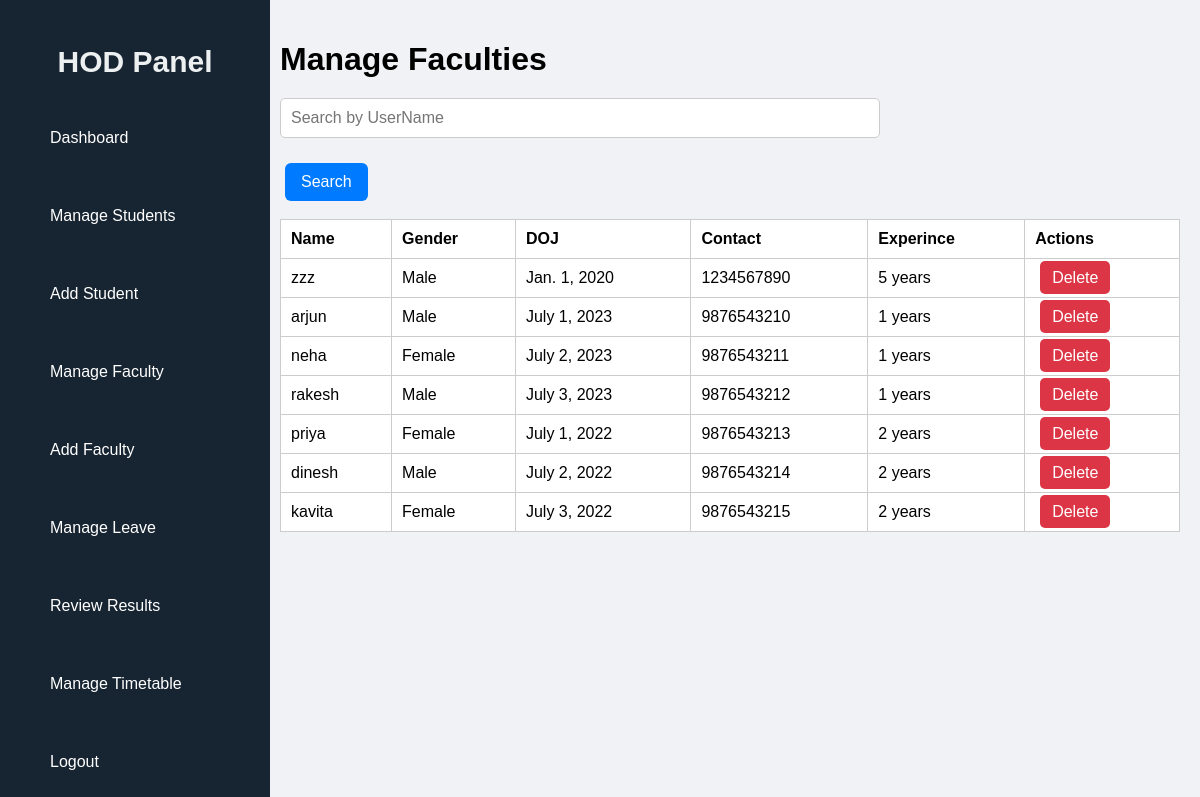
Page /hod/manage-faculty/ (signed in) on the committed database.
### CMS/models.py (models this page shows, shortened)
class Faculty(models.Model):
    GENDER_CHOICES = (
        ('Male', 'Male'),
        ('Female', 'Female'),
        ('Other', 'Other'),
    )
    user = models.OneToOneField(CustomUser, on_delete=models.CASCADE)
    department = models.ForeignKey(Department, on_delete=models.CASCADE)
    contact_number = models.CharField(max_length=15,unique=True)
    gender = models.CharField(max_length=10, choices=GENDER_CHOICES)
    address = models.TextField()
    DOJ = models.DateField()
    @property
    def experience(self):
        if self.DOJ:
            today = date.today()
            return today.year - self.DOJ.year - ((today.month, today.day) < (self.DOJ.month, self.DOJ.day))
        return 0

class CustomUser(AbstractUser):
    USER_ROLES = (
        ('student', 'Student'),
        ('faculty', 'Faculty'),
        ('hod', 'HOD'),
    )
    user_type = models.CharField(max_length=10, choices=USER_ROLES, default='student')
    email = models.EmailField(unique=True)
    role = models.CharField(max_length=10, choices=USER_ROLES)

### CMS/views.py (the view)
# urls.py: path('hod/manage-faculty/', views.manage_faculty, name='manage_faculty'),
@login_required
def manage_faculty(request):
    hod_department = request.user.hod.department
    username = request.GET.get('username', '').strip()
    faculties = Faculty.objects.filter(department=hod_department)
    if username:
        faculties = faculties.filter(username__icontains=username)
    return render(request, "hod_manage_faculty.html", {
        "faculties": faculties,
        "username": username,
    })

### CMS/templates/hod_manage_faculty.html (shortened to what this page needs)
{% load static %}
<!DOCTYPE html>
<html lang="en">
<head>
  <link rel="stylesheet" href="{% static 'css/hod_manage.css' %}">
  <link rel="stylesheet" href="{% static 'css/sidebar.css' %}">
</head>
<body>
  <div class="dashboard-container">
  {% include 'hod_sidebar.html' %}
  <div class="main-content">
  <h1>Manage Faculties</h1>
<form method="get" action="">
<input type="text" name="username" placeholder="Search by UserName" value="{{ username }}"><br>
<button type="submit">Search</button>
  <br>
</form>
  <br>
  <table>
    <thead>
      <tr>
        <th>Name</th>
        <th>Gender</th>
        <th>DOJ</th>
        <th>Contact</th>
        <th>Experince</th>
        <th>Actions</th>
      </tr>
    </thead>
    <tbody>
      {% for faculty in faculties %}
        <tr>
          <td>{{ faculty.user.username }}</td>
          <td>{{ faculty.gender }}</td>
          <td>{{ faculty.DOJ }}</td>
          <td>{{ faculty.contact_number }}</td>
          <td>{{ faculty.experience }} years</td>
          <td>
            <a href="{% url 'delete_faculty' faculty.id %}" class="btn delete" onclick="return confirm('Are you sure you want to delete this Faculty?');">Delete</a>
          </td>
        </tr>
      {% empty %}
        <tr><td colspan="7">No Faculty found.</td></tr>
      {% endfor %}
    </tbody>
  </table>
  <br>
  </div>
</div>
</body>
</html>

### CMS/static/css/hod_manage.css (style rules this page uses)
body { margin: 0; font-family: 'Segoe UI', Tahoma, Geneva, Verdana, sans-serif; background-color: #f4f6f9; }
.main-content { margin-left: 260px; padding: 20px; flex-grow: 1; overflow-y: auto; }
h1 { margin-bottom: 20px; }
input[type="text"] { padding: 8px; width: 250px; border-radius: 5px; border: 1px solid #ccc; }
button, .btn { padding: 8px 12px; background-color: #007bff; color: white; border: none; border-radius: 5px; text-decoration: none; margin-left: 5px; cursor: pointer; }
.btn.delete { background-color: #dc3545; }
table { width: 100%; border-collapse: collapse; background-color: white; }
table th, table td { padding: 10px; border: 1px solid #ccc; text-align: left; }
form { max-width: 600px; margin-top: 20px; }
form input[type="text"], form input[type="number"], form input[type="date"], form input[type="email"], form input[type="password"], form select, form textarea { width: 100%; padding: 10px; border: 1px solid #ccc; border-radius: 5px; font-size: 16px; box-sizing: border-box; margin-bottom: 15px; }
form button[type="submit"], form .btn { padding: 10px 16px; font-size: 16px; background-color: #007bff; color: white; border: none; border-radius: 6px; cursor: pointer; margin-top: 10px; text-decoration: none; display: inline-block; }

### CMS/static/css/sidebar.css (style rules this page uses)
body { margin: 0; font-family: Arial, sans-serif; background-color: #f0f2f5; }
.dashboard-container { display: flex; height: 100vh; }
.main-content { margin-left: 260px; padding: 20px; flex-grow: 1; overflow-y: auto; }

### rows in the picture
Faculty: user.username "zzz", gender "Male", DOJ "Jan. 1, 2020", contact_number "1234567890", experience "5"
Faculty: user.username "arjun", gender "Male", DOJ "July 1, 2023", contact_number "9876543210", experience "1"
Faculty: user.username "neha", gender "Female", DOJ "July 2, 2023", contact_number "9876543211", experience "1"
Faculty: user.username "rakesh", gender "Male", DOJ "July 3, 2023", contact_number "9876543212", experience "1"
Faculty: user.username "priya", gender "Female", DOJ "July 1, 2022", contact_number "9876543213", experience "2"
Faculty: user.username "dinesh", gender "Male", DOJ "July 2, 2022", contact_number "9876543214", experience "2"
Faculty: user.username "kavita", gender "Female", DOJ "July 3, 2022", contact_number "9876543215", experience "2"
